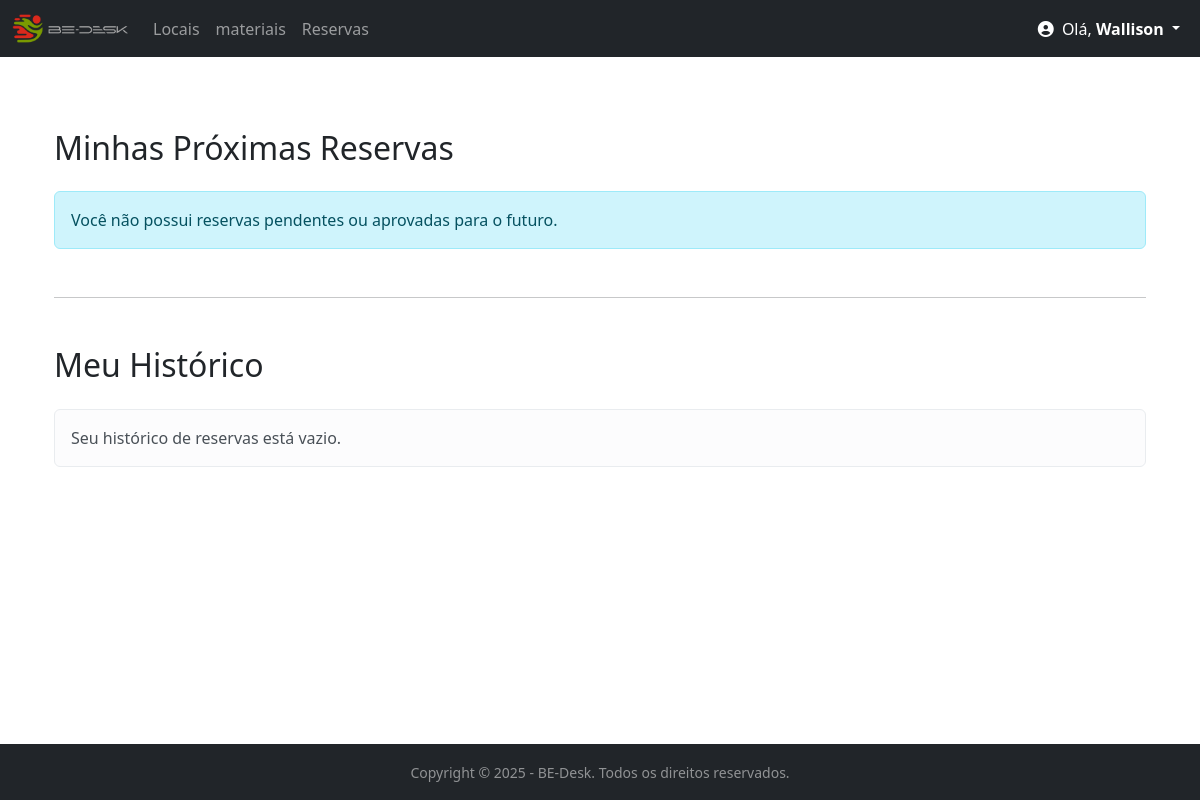
Before: /reservas/ (signed in) with the older database file.
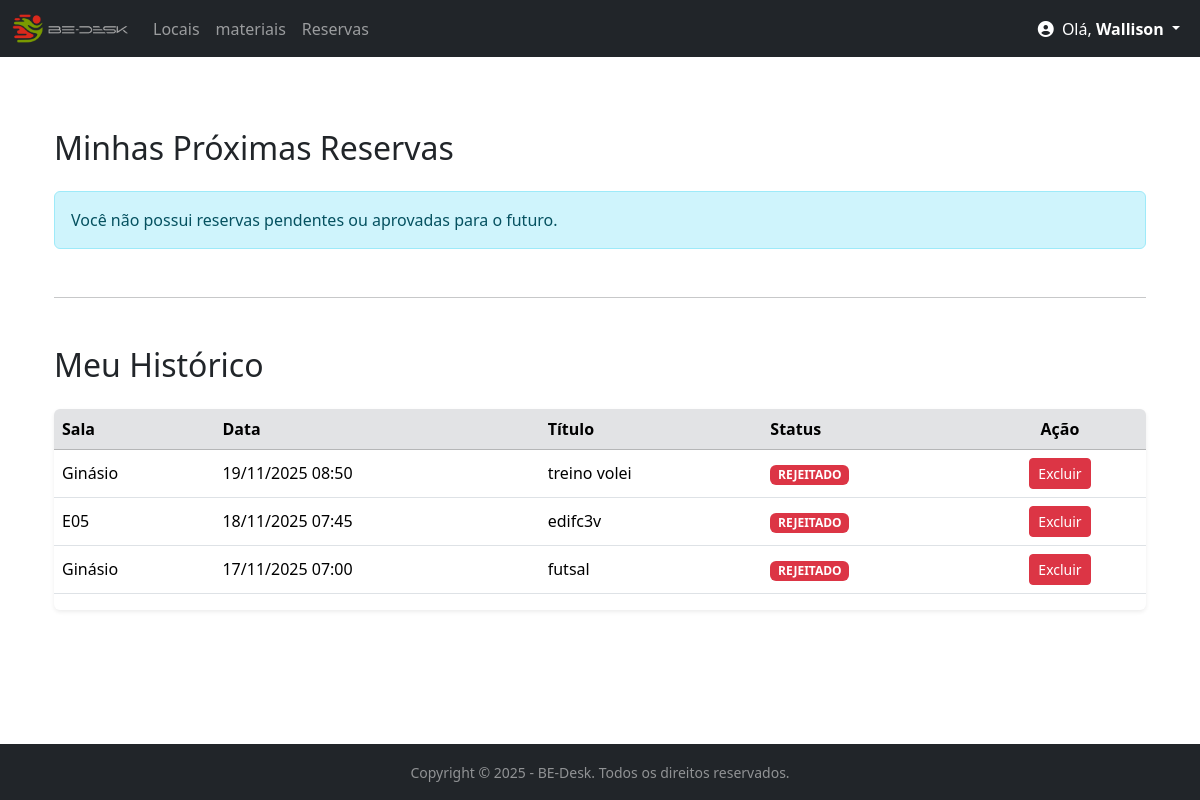
After: the same page with the newer database file.
### bedesk/models.py (models this page shows, shortened)
class Agendamento(models.Model):
    STATUS_CHOICES = [
        ('PENDENTE', 'Pendente'), # O valor que vai para o banco (melhor em CAPS)
        ('APROVADO', 'Aprovado'), # O valor que o usuário vê (após a vírgula)
        ('REJEITADO', 'Rejeitado'),
    ]
    nome = models.CharField(max_length=100) # Nome do Agendamento (ex: Reunião de Marketing)
    sala = models.ForeignKey(Sala, on_delete=models.CASCADE)
    motivo = models.TextField()
    horario = models.TimeField()
    data_inicio = models.DateTimeField(null=True, blank=True)
    data_fim = models.DateTimeField(null=True, blank=True)
    status = models.CharField(
        max_length=10,
        choices=STATUS_CHOICES,
        default='PENDENTE' # Valor padrão para novas reservas
    )
    sala = models.ForeignKey(Sala, on_delete=models.CASCADE)
    usuario = models.ForeignKey(User, on_delete=models.CASCADE)
    class Meta:
        verbose_name_plural = "Agendamentos"
        indexes = [
            models.Index(fields=['status']),
        ]

class Sala(models.Model):
    nome = models.CharField(max_length=100)
    capacidade = models.IntegerField(default=1)

### bedesk/views.py (the view)
# urls.py: path('reservas/', views.lista_reservas, name='lista_reserva'),
@login_required
@login_required
def lista_reservas(request):
    today = date.today()
    reservas_ativas = Agendamento.objects.filter(
        usuario=request.user,
        data_inicio__date__gte=today, # Do dia de hoje em diante
        status__in=['APROVADO', 'PENDENTE']
    ).order_by('data_inicio', 'horario')
    reservas_historico = Agendamento.objects.filter(
        usuario=request.user
    ).exclude(
        pk__in=reservas_ativas.values_list('pk', flat=True) # Exclui as que já estão na lista de ativas
    ).order_by('-data_inicio', 'horario')
    context = {
        'reservas_ativas': reservas_ativas,
        'reservas_historico': reservas_historico
    }
    return render(request, 'bedesk/lista_reservas.html', context)

### bedesk/context_processors.py (called while the page is built)
def notificacoes_pendentes(request):
    total_pendentes = 0
    if request.user.is_authenticated and request.user.is_staff:
        salas_pendentes_count = Agendamento.objects.filter(status='PENDENTE').count()
        recursos_pendentes_count = ReservaRecurso.objects.filter(status='PENDENTE').count()
        total_pendentes = salas_pendentes_count + recursos_pendentes_count
    return {
        'pendentes_count': total_pendentes
    }

### bedesk/templates/bedesk/lista_reservas.html (shortened to what this page needs)
{% extends 'bedesk/base.html' %}
{% block content %}
<div class="container mt-4">
    <h2 class="mb-4">Minhas Próximas Reservas</h2>
    {% if reservas_ativas %}
    <div class="table-responsive shadow-sm rounded">
        <table class="table table-hover align-middle">
            <thead class="table-dark">
                <tr>
                    <th>Sala</th>
                    <th>Início</th>
                    <th>Título</th> <th>Status</th>
                    <th class="text-center">Ação</th>
                </tr>
            </thead>
            <tbody>
                {% for reserva in reservas_ativas %}
                <tr>
                    <td>{{ reserva.sala.nome }}</td>
                    <td>{{ reserva.data_inicio|date:"d/m/Y H:i" }}</td>
                    <td>{{ reserva.nome }}</td> <td>
                        {% if reserva.status == 'APROVADO' %}
                            <span class="badge bg-success">{{ reserva.status }}</span>
                        {% else %}
                            <span class="badge bg-warning text-dark">{{ reserva.status }}</span>
                        {% endif %}
                    </td>
                    <td class="text-center">
                        <a href="{% url 'cancelar_reserva_usuario' reserva.id %}" class="btn btn-warning btn-sm">
                            Cancelar
                        </a>
                    </td>
                </tr>
                {% endfor %}
            </tbody>
        </table>
    </div>
    {% else %}
    <div class="alert alert-info" role="alert">
        Você não possui reservas pendentes ou aprovadas para o futuro.
    </div>
    {% endif %}
    <hr class="my-5">
    <h2 class="mb-4">Meu Histórico</h2>
    {% if reservas_historico %}
    <div class="table-responsive shadow-sm rounded">
        <table class="table table-hover align-middle">
            <thead class="table-secondary">
                <tr>
                    <th>Sala</th>
                    <th>Data</th>
                    <th>Título</th> <th>Status</th>
                    <th class="text-center">Ação</th>
                </tr>
            </thead>
            <tbody>
                {% for reserva in reservas_historico %}
                <tr class="{% if reserva.status == 'REJEITADO' %}text-muted{% endif %}">
                    <td>{{ reserva.sala.nome }}</td>
                    <td>{{ reserva.data_inicio|date:"d/m/Y H:i" }}</td>
                    <td>{{ reserva.nome }}</td> <td>
                        {% if reserva.status == 'APROVADO' %}
                            <span class="badge bg-secondary">{{ reserva.status }} (Passada)</span>
                        {% else %}
                            <span class="badge bg-danger">{{ reserva.status }}</span>
                        {% endif %}
                    </td>
                    <td class="text-center">
                        <a href="{% url 'excluir_reserva_usuario' reserva.id %}" class="btn btn-danger btn-sm">
                            Excluir
                        </a>
                    </td>
                </tr>
                {% endfor %}
            </tbody>
        </table>
    </div>
    {% else %}
    <div class="alert alert-light" role="alert">
        Seu histórico de reservas está vazio.
    </div>
    {% endif %}
</div>
{% endblock %}

Changed rows visible on the page:
added Agendamento: sala.nome "Ginásio", data_inicio "19/11/2025 08:50", nome "treino volei", status "REJEITADO"
added Agendamento: sala.nome "E05", data_inicio "18/11/2025 07:45", nome "edifc3v", status "REJEITADO"
added Agendamento: sala.nome "Ginásio", data_inicio "17/11/2025 07:00", nome "futsal", status "REJEITADO"
Other visible differences:
text no longer shown: "Seu histórico de reservas está vazio."
text now shown: "Sala Data Título Status Ação"
